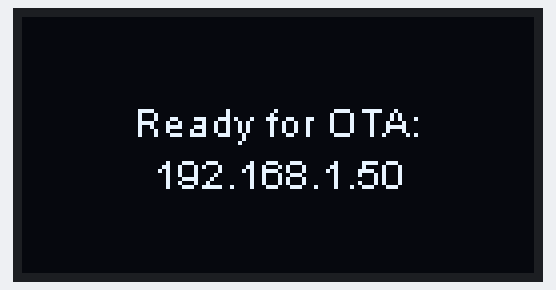
The program below on a simulated ESP32. On the bench: 128×64 one-colour display. WiFi joins after 1.5 s; servers stay silent unless stated.

Above: at 1.6 s.

The program:

main.cpp
```cpp
#include "SSD1306Wire.h"

#if defined(ESP8266)
#include <ESP8266WiFi.h>
#include <ESP8266mDNS.h>
#elif defined(ESP32)
#include <WiFi.h>
#include <ESPmDNS.h>
#include <WiFiUdp.h>
#endif

#include <ArduinoOTA.h>

const char* ssid     = "HUAWEI-Y6AZGD";
const char* password = "13631520360";

SSD1306Wire display(0x3c, SDA, SCL);  // ADDRESS, SDA, SCL

void setup()
{
    WiFi.begin(ssid, password);

    // Wait for connection
    while (WiFi.status() != WL_CONNECTED)
    {
        delay(10);
    }

    display.init();
    display.flipScreenVertically();
    display.setContrast(255);

    ArduinoOTA.begin();
    ArduinoOTA.onStart([]() {
        display.clear();
        display.setFont(ArialMT_Plain_10);
        display.setTextAlignment(TEXT_ALIGN_CENTER_BOTH);
        display.drawString(display.getWidth() / 2, display.getHeight() / 2 - 10, "OTA Update");
        display.display();
    });

    ArduinoOTA.onProgress([](unsigned int progress, unsigned int total) {
        display.drawProgressBar(4, 32, 120, 8, progress / (total / 100));
        display.display();
    });

    ArduinoOTA.onEnd([]() {
        display.clear();
        display.setFont(ArialMT_Plain_10);
        display.setTextAlignment(TEXT_ALIGN_CENTER_BOTH);
        display.drawString(display.getWidth() / 2, display.getHeight() / 2, "Restart");
        display.display();
    });

    // Align text vertical/horizontal center
    display.setTextAlignment(TEXT_ALIGN_CENTER_BOTH);
    display.setFont(ArialMT_Plain_10);
    display.drawString(display.getWidth() / 2, display.getHeight() / 2, "Ready for OTA:\n" + WiFi.localIP().toString());
    display.display();
}

void loop()
{
    ArduinoOTA.handle();
}
```
